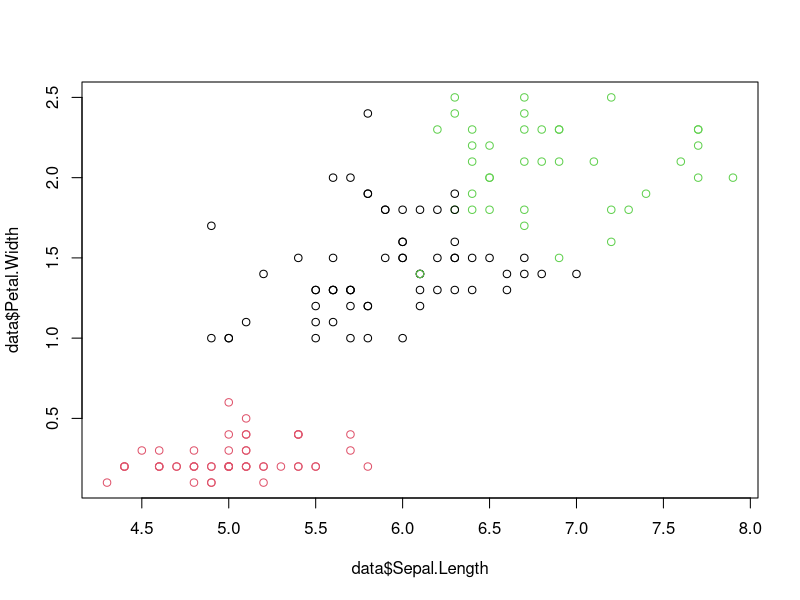

Recreate this plot in R.
set.seed(1000)

#x = c(5,3,10,20,5,9,10,21)
#y = c(6,4,5,30,7,4,7,3)

#data = data.frame(x=x, y=y)

#data <- read.csv('kmc_data.csv')

data <- iris[,-5]

centers = 3

model=kmeans(x=data, centers=centers, iter.max = 10, nstart = 1, trace=FALSE)

plot(data$Sepal.Length,data$Petal.Width, col=model$cluster)